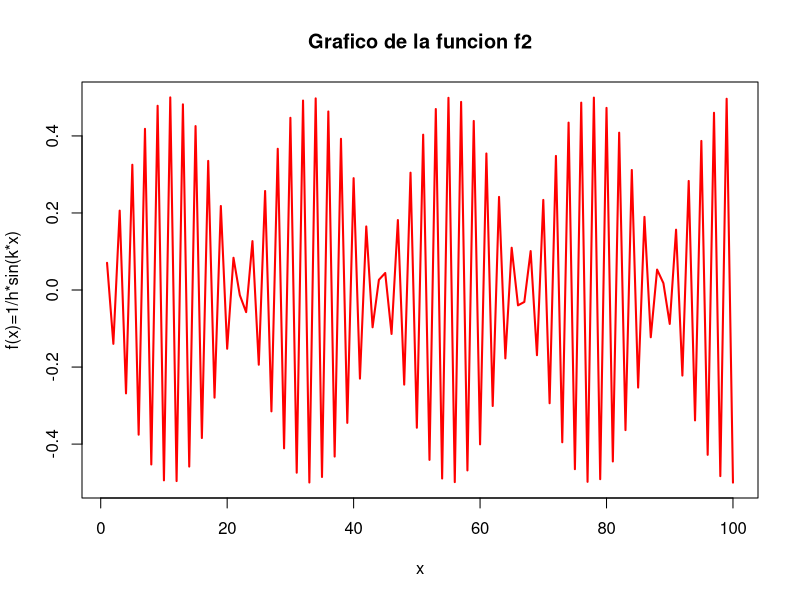
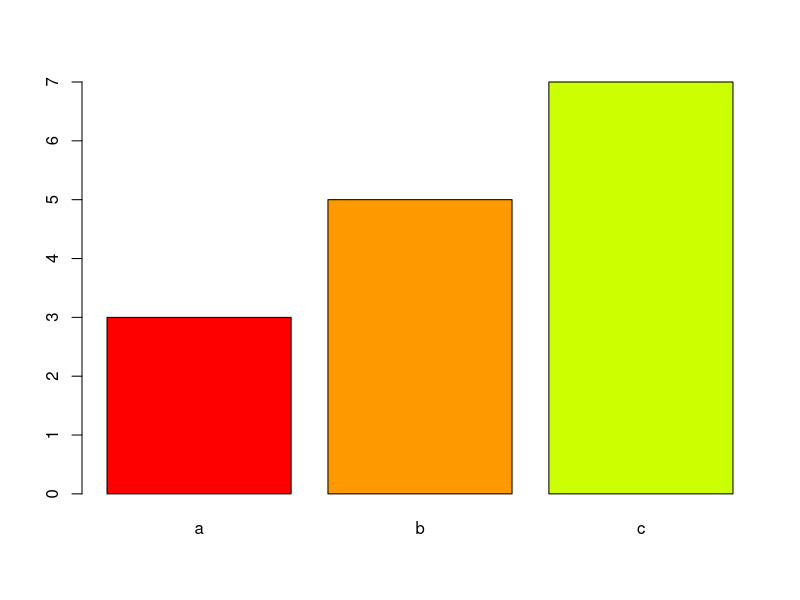

Source code (R) for these figures, in order:
#---- Evelin Zavala ----
#---- SESION 1 ----
##---- OPERADORES LOGICOS ----
17<5
17>5
17<=5
17>=5
17!=5
17==5
##---- OPERADORES ARITMETICOS ----
# SUMA, RESTA, MULTIPLICACION, DIVISION, POTENCIA, MODULO, DIVISION ENTERA
17+5
17*5
17*5
17^5
17%/%5
17%%5
##---- LOGARITMOS Y EXPONENCIALES ----
log(1)
log(12)
log(12,2)
exp(12)
exp(1)
##---- FUNCIONES TRIGONOMETRICAS ----
sin(45)
cos(45)
tan(45)
asin(0.96)
acos(0.97)
atan(0.45)
##---- FUNCIONES VARIAS ----
abs(-34)
sqrt(8)
floor(1.56)
ceiling(1.56)
max(4,7,2,12)
min(4,7,2,12)
sign(-45)
##---- EJERCICIOS DE PRACTICA ----
# calcular la expresion cos(pi/6+pi/2)+e^2
# calcular la expresion cos(pi/6+pi/2)+e^2*log(5)+arc cos(1/raiz(2))
# introducir las siguientes expresiones: 
1/7
options(digits=3); 1/7
options(digits=6); 1/7
round(67.45)
round(75.324568,2)
options(digits=7);
signif(56.345458234234,2)
signif(56.345458234234)
exp(-30)
options(scipen= 999)
exp(-30)
options(scipen=0)
#---- SESION 2 ----
##---- DEFINICION DE CONSTANTES ----
e = exp(1); 
x = 0.0034
e <- exp(1)
x <- 0.034;
x0 = e^(2*x)
##---- CONCATENAR Y PEGAR EXPRESIONES ----
txt = "El valor de x0 es _"
cat(txt, x0)
paste(txt,x0)
paste0(txt,x0)
##---- ASIGNACION E IMPRESION ----
x0 <- 1
x1 <- x0 - pi*x0 + 1 
(x1 <- x0 - pi*x0 + 1 ) 
print(x1)
##---- LISTADO DE OBJETOS DEFINIDOS ----
ls()
# Eliminar todos los objetos
rm(list= ls())
ls()
##---- IMPRIMIR PEGAR AVANZADO ----
x0 <- 1
x1 <- x0 - pi*x0 + 1
cat("x0 =", x0, "\n","x1 =", x1) 
##---- EJERCICIOS DE PRACTICA ----

#---- SESION 3 ----

##---- DEFINICION DE FUNCIONES ----
# nombre_funcion <- function(param1,param2,param3,...,paramn){
# instruccion 1
# instruccion 2
# return(valor_de_retorno)
#}
###---- Ejemplo 1 ----
fun1 <- function(x,a,b,h,k){
  res <- a+b*cos(hx+k)
  return(res)
}
###---- Ejemplo 2 ----
Discriminante <- function(a,b,c){
  res <- b^2-4*a*c
  return(res)
}
##---- GRAFICAS ----
fun2 <- function(x,h,k){
  res <- 1/h*sin(k*x)
  return(res)
}
f2 <- fun2(1:100,2,3)
plot(f2,type="l", col= "red", lwd=2,
     main= "Grafico de la funcion f2",
     xlab= "x",
     ylab="f(x)=1/h*sin(k*x)",
     axes= TRUE)
###---- EJEMPLOS DE PRACTICA ----
# Graficar: rectas, parabolas, cubicas, polinomios, exponenciales, logaritmos

#---- SESION 4 ----
##---- MATRICES Y VECTORES ----
tel <- c("a","b","c")
muestra <- sample(tel,15,TRUE)
sort(muestra)
table(muestra)
t <- table(muestra)
barplot(t,col=rainbow(10))
